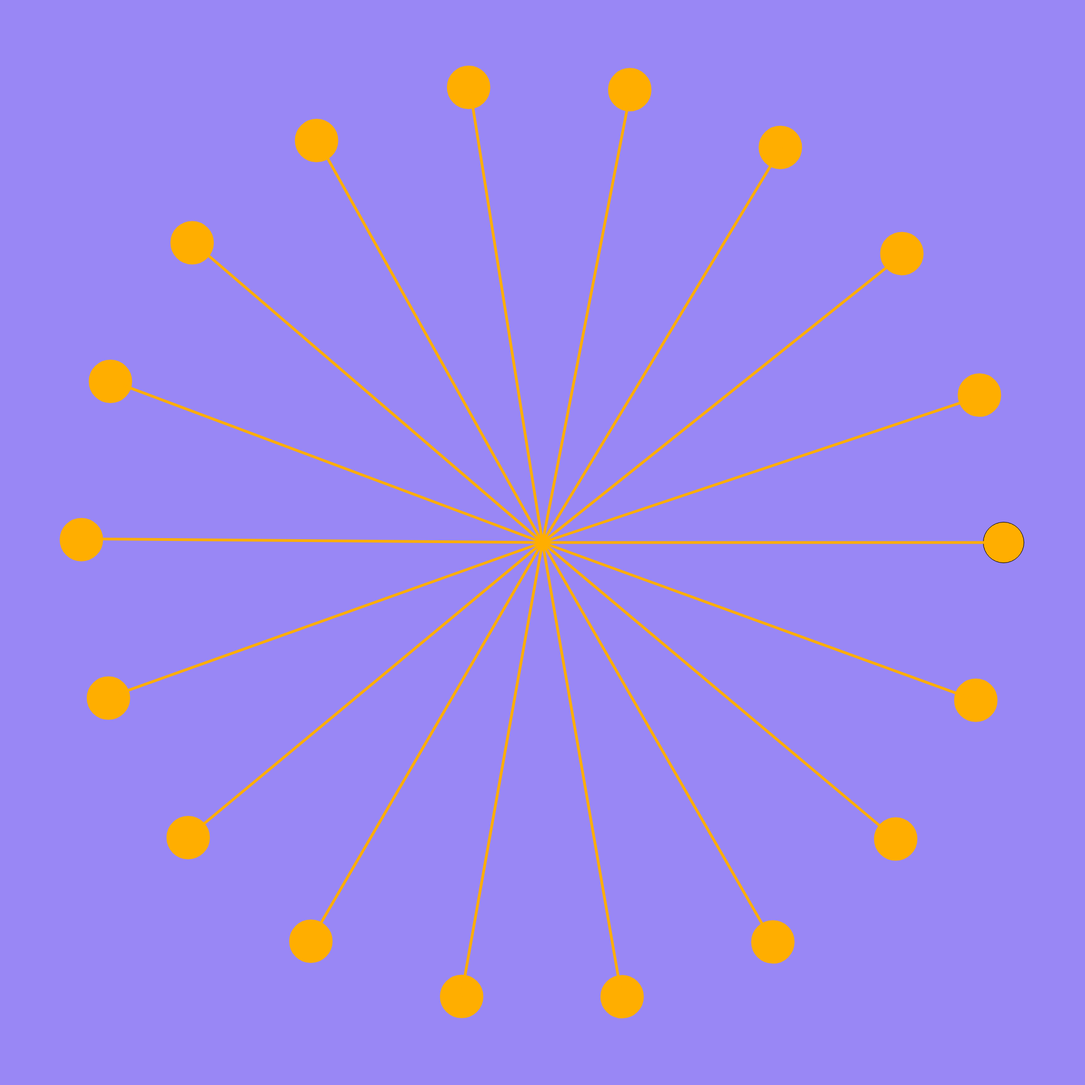
Frame 1 (no input)
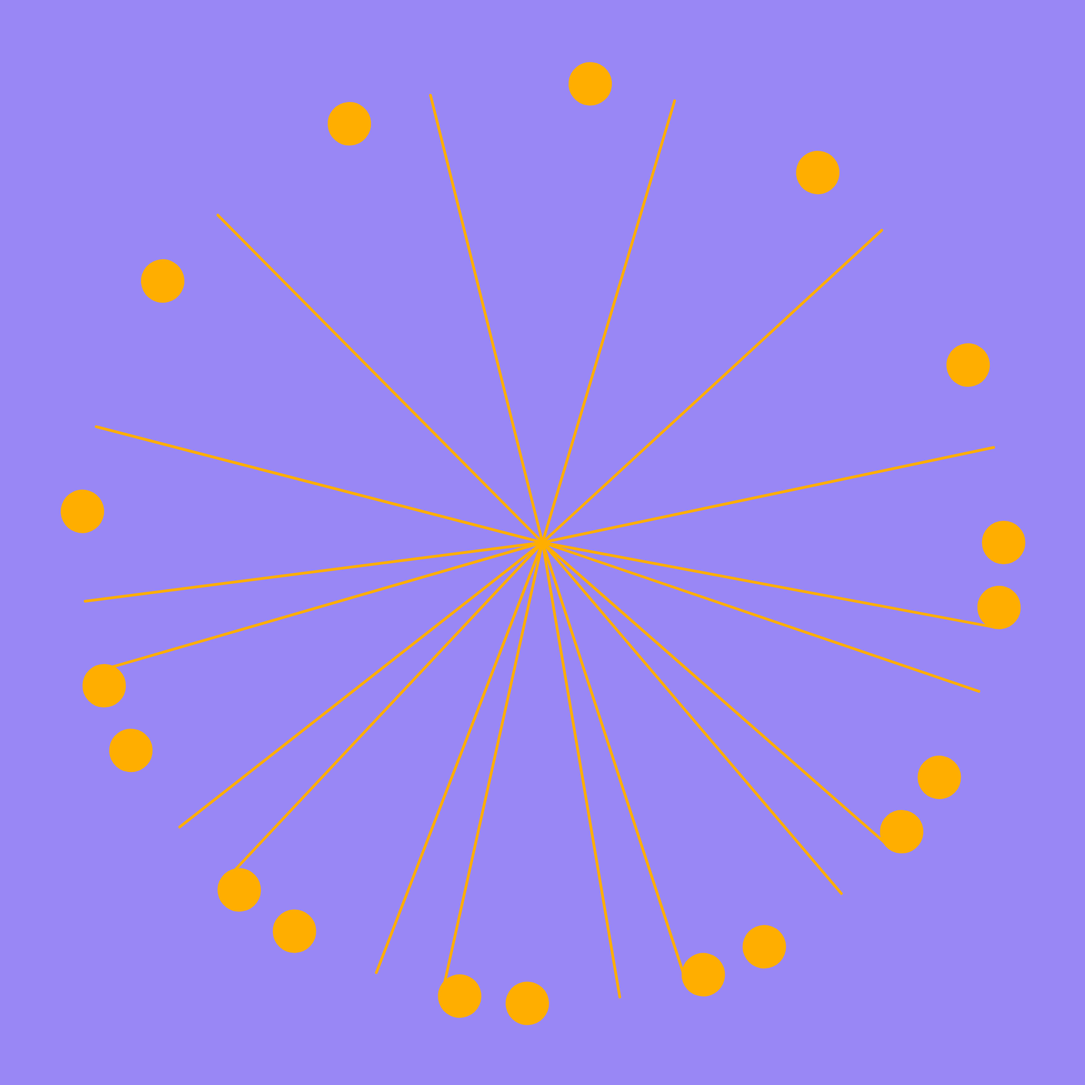
Frame 60 (no input)
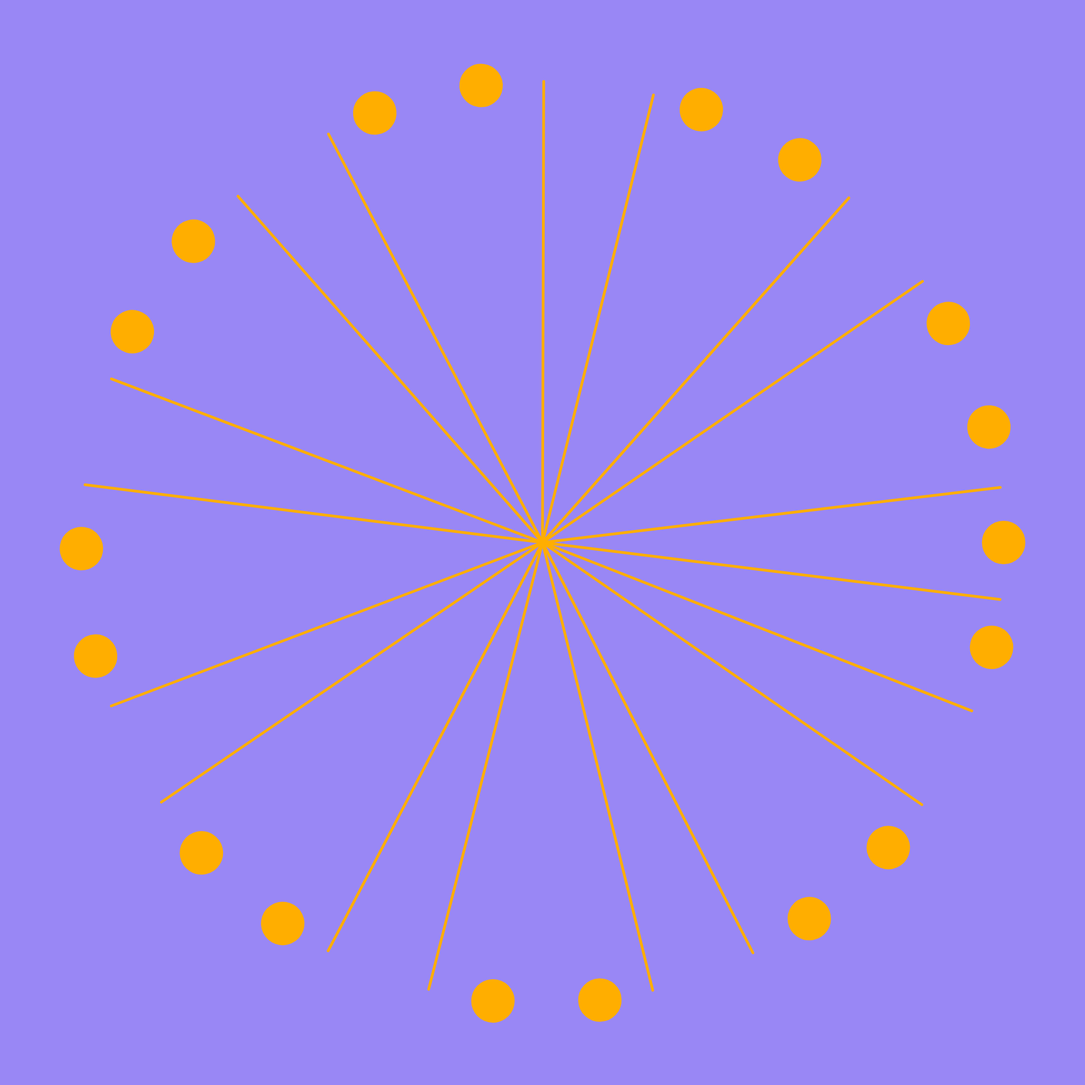
Frame 120 (the mouse pressed at the canvas centre since frame 60)

The p5.js sketch that drew these frames (run headless with seeded random() and noise() and a simulated clock; from frame 60 on, the mouse is pressed at the canvas centre):

// p5.js sketch
// ── sketch.js
console.log('joyfull time')

function setup(){
  createCanvas(2000, 2000);
  angleMode(DEGREES);
  colorMode(HSB)


}

let a = 0;

function draw(){
  background(250, 45, 96);
  translate(width/2, height/2);

  vierkant(850);
}


function vierkant(radius){
 
for(let theta = 0; theta < 360; theta += 20){
  let vierX = radius  * cos(theta);
  let vierY = radius  * sin(theta);


 
  fill(41, 100, 100);
  ellipse (vierX, vierY, 75, 75)
  stroke (41, 100, 100);
  //strokeWeight(0 +a);
  
  
 strokeWeight(5);
  
  rotate (a);
  line (0, 0,vierX ,vierY );

  a += 0.01;
 
}


}
